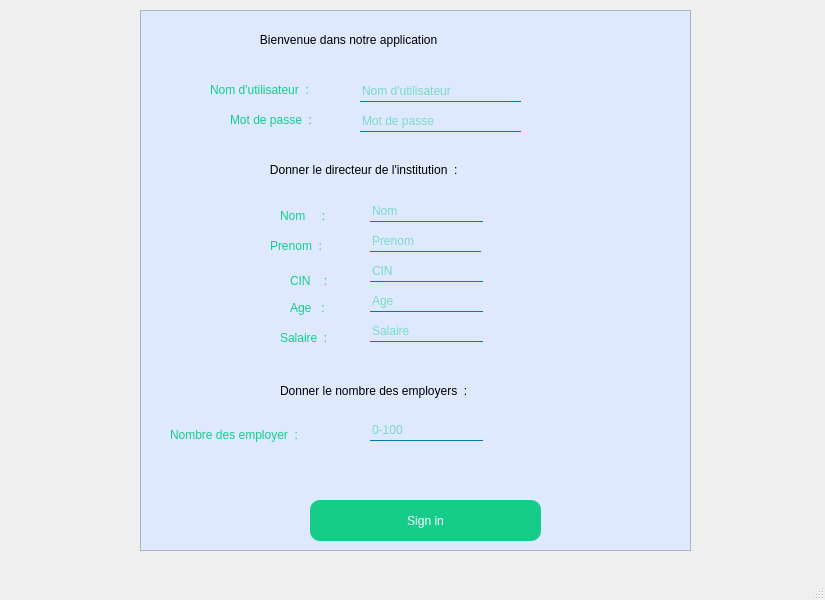
<?xml version="1.0" encoding="UTF-8"?>
<ui version="4.0">
 <class>Creation</class>
 <widget class="QMainWindow" name="Creation">
  <property name="geometry">
   <rect>
    <x>0</x>
    <y>0</y>
    <width>825</width>
    <height>600</height>
   </rect>
  </property>
  <property name="windowTitle">
   <string>MainWindow</string>
  </property>
  <property name="styleSheet">
   <string notr="true">QLabel{
	font: 11pt &quot;Century Gothic&quot;;
	color: rgb(0, 120, 180);
}
QLineEdit{
background: transparent;
	border : none;
	color: rgb(0, 120, 180);
	border-bottom: 1px solid  rgb(0, 120, 180);
font: 11pt &quot;Century Gothic&quot;;}</string>
  </property>
  <widget class="QWidget" name="centralwidget">
   <widget class="QFrame" name="frame">
    <property name="geometry">
     <rect>
      <x>140</x>
      <y>10</y>
      <width>551</width>
      <height>541</height>
     </rect>
    </property>
    <property name="styleSheet">
     <string notr="true">
font: 12pt &quot;Century Gothic&quot;;
background-color: rgb(222, 232, 255);</string>
    </property>
    <property name="frameShape">
     <enum>QFrame::StyledPanel</enum>
    </property>
    <property name="frameShadow">
     <enum>QFrame::Raised</enum>
    </property>
    <widget class="QLabel" name="l5">
     <property name="geometry">
      <rect>
       <x>370</x>
       <y>260</y>
       <width>49</width>
       <height>16</height>
      </rect>
     </property>
     <property name="text">
      <string/>
     </property>
    </widget>
    <widget class="QLabel" name="l7">
     <property name="geometry">
      <rect>
       <x>370</x>
       <y>310</y>
       <width>49</width>
       <height>20</height>
      </rect>
     </property>
     <property name="text">
      <string/>
     </property>
    </widget>
    <widget class="QLabel" name="label_6">
     <property name="geometry">
      <rect>
       <x>90</x>
       <y>20</y>
       <width>391</width>
       <height>20</height>
      </rect>
     </property>
     <property name="styleSheet">
      <string notr="true">font: 14pt &quot;Century Schoolbook&quot;;
color: rgb(0, 0, 0);</string>
     </property>
     <property name="text">
      <string>         Bienvenue dans notre application</string>
     </property>
    </widget>
    <widget class="QLabel" name="l1">
     <property name="geometry">
      <rect>
       <x>400</x>
       <y>70</y>
       <width>49</width>
       <height>16</height>
      </rect>
     </property>
     <property name="text">
      <string/>
     </property>
    </widget>
    <widget class="QLineEdit" name="lineEdit_cin">
     <property name="geometry">
      <rect>
       <x>230</x>
       <y>250</y>
       <width>113</width>
       <height>22</height>
      </rect>
     </property>
     <property name="styleSheet">
      <string notr="true">background: transparent;
	border : none;
	color:rgb(22, 204, 137);
	border-bottom: 1px solid  rgb(0, 120, 180);
font: 11pt &quot;Century Gothic&quot;;</string>
     </property>
     <property name="placeholderText">
      <string>CIN</string>
     </property>
    </widget>
    <widget class="QLineEdit" name="ll">
     <property name="geometry">
      <rect>
       <x>220</x>
       <y>70</y>
       <width>161</width>
       <height>22</height>
      </rect>
     </property>
     <property name="styleSheet">
      <string notr="true">background: transparent;
	border : none;
	color:rgb(22, 204, 137);
	border-bottom: 1px solid  rgb(0, 120, 180);
font: 11pt &quot;Century Gothic&quot;;</string>
     </property>
     <property name="placeholderText">
      <string>Nom d'utilisateur</string>
     </property>
    </widget>
    <widget class="QLabel" name="label_21">
     <property name="geometry">
      <rect>
       <x>70</x>
       <y>70</y>
       <width>151</width>
       <height>20</height>
      </rect>
     </property>
     <property name="styleSheet">
      <string notr="true">color:rgb(22, 204, 137)</string>
     </property>
     <property name="text">
      <string>Nom d'utilisateur  :</string>
     </property>
    </widget>
    <widget class="QLabel" name="label">
     <property name="geometry">
      <rect>
       <x>140</x>
       <y>370</y>
       <width>271</width>
       <height>21</height>
      </rect>
     </property>
     <property name="styleSheet">
      <string notr="true">color: rgb(0, 0, 0);</string>
     </property>
     <property name="text">
      <string>Donner le nombre des employers  :  </string>
     </property>
    </widget>
    <widget class="QLabel" name="l2">
     <property name="geometry">
      <rect>
       <x>400</x>
       <y>100</y>
       <width>49</width>
       <height>16</height>
      </rect>
     </property>
     <property name="text">
      <string/>
     </property>
    </widget>
    <widget class="QLineEdit" name="lineEdit_mot">
     <property name="geometry">
      <rect>
       <x>220</x>
       <y>100</y>
       <width>161</width>
       <height>22</height>
      </rect>
     </property>
     <property name="styleSheet">
      <string notr="true">background: transparent;
	border : none;
	color:rgb(22, 204, 137);
	border-bottom: 1px solid  rgb(0, 120, 180);
font: 11pt &quot;Century Gothic&quot;;</string>
     </property>
     <property name="echoMode">
      <enum>QLineEdit::Password</enum>
     </property>
     <property name="placeholderText">
      <string>Mot de passe</string>
     </property>
    </widget>
    <widget class="QLabel" name="label_8">
     <property name="geometry">
      <rect>
       <x>90</x>
       <y>150</y>
       <width>321</width>
       <height>20</height>
      </rect>
     </property>
     <property name="styleSheet">
      <string notr="true">color: rgb(0, 0, 0);</string>
     </property>
     <property name="text">
      <string>            Donner le directeur de l'institution  :</string>
     </property>
    </widget>
    <widget class="QLineEdit" name="lineEdit_employer">
     <property name="geometry">
      <rect>
       <x>230</x>
       <y>410</y>
       <width>113</width>
       <height>21</height>
      </rect>
     </property>
     <property name="styleSheet">
      <string notr="true">background: transparent;
	border : none;
	color:rgb(22, 204, 137);
	border-bottom: 1px solid  rgb(0, 120, 180);
font: 11pt &quot;Century Gothic&quot;;</string>
     </property>
     <property name="placeholderText">
      <string>0-100</string>
     </property>
    </widget>
    <widget class="QLabel" name="label_20">
     <property name="geometry">
      <rect>
       <x>30</x>
       <y>409</y>
       <width>191</width>
       <height>31</height>
      </rect>
     </property>
     <property name="styleSheet">
      <string notr="true">color:rgb(22, 204, 137)</string>
     </property>
     <property name="text">
      <string>Nombre des employer  : </string>
     </property>
    </widget>
    <widget class="QPushButton" name="pushButton">
     <property name="geometry">
      <rect>
       <x>170</x>
       <y>490</y>
       <width>231</width>
       <height>41</height>
      </rect>
     </property>
     <property name="styleSheet">
      <string notr="true">font: 13pt &quot;Century Gothic&quot;;
color:white;
background-color: rgb(22, 204, 137);
;
border-radius:10px;
	</string>
     </property>
     <property name="text">
      <string>Sign in</string>
     </property>
    </widget>
    <widget class="QLabel" name="l8">
     <property name="geometry">
      <rect>
       <x>360</x>
       <y>410</y>
       <width>49</width>
       <height>16</height>
      </rect>
     </property>
     <property name="text">
      <string/>
     </property>
    </widget>
    <widget class="QLabel" name="label_4">
     <property name="geometry">
      <rect>
       <x>130</x>
       <y>220</y>
       <width>81</width>
       <height>31</height>
      </rect>
     </property>
     <property name="styleSheet">
      <string notr="true">font: 12pt &quot;Century Gothic&quot;;
color:rgb(22, 204, 137)</string>
     </property>
     <property name="text">
      <string>Prenom  :  </string>
     </property>
    </widget>
    <widget class="QLabel" name="label_3">
     <property name="geometry">
      <rect>
       <x>150</x>
       <y>260</y>
       <width>61</width>
       <height>21</height>
      </rect>
     </property>
     <property name="styleSheet">
      <string notr="true">font: 12pt &quot;Century Gothic&quot;;
color:rgb(22, 204, 137)</string>
     </property>
     <property name="text">
      <string>CIN    : </string>
     </property>
    </widget>
    <widget class="QLabel" name="label_22">
     <property name="geometry">
      <rect>
       <x>90</x>
       <y>100</y>
       <width>131</width>
       <height>20</height>
      </rect>
     </property>
     <property name="styleSheet">
      <string notr="true">color:rgb(22, 204, 137)</string>
     </property>
     <property name="text">
      <string>Mot de passe  :</string>
     </property>
    </widget>
    <widget class="QLineEdit" name="lineEdit_sal">
     <property name="geometry">
      <rect>
       <x>230</x>
       <y>310</y>
       <width>113</width>
       <height>22</height>
      </rect>
     </property>
     <property name="styleSheet">
      <string notr="true">background: transparent;
	border : none;
	color:rgb(22, 204, 137);
	border-bottom: 1px solid  rgb(0, 120, 180);
font: 11pt &quot;Century Gothic&quot;;</string>
     </property>
     <property name="placeholderText">
      <string>Salaire</string>
     </property>
    </widget>
    <widget class="QLabel" name="l4">
     <property name="geometry">
      <rect>
       <x>350</x>
       <y>200</y>
       <width>49</width>
       <height>16</height>
      </rect>
     </property>
     <property name="text">
      <string/>
     </property>
    </widget>
    <widget class="QLabel" name="label_18">
     <property name="geometry">
      <rect>
       <x>150</x>
       <y>290</y>
       <width>61</width>
       <height>16</height>
      </rect>
     </property>
     <property name="styleSheet">
      <string notr="true">color:rgb(22, 204, 137)</string>
     </property>
     <property name="text">
      <string>Age   : </string>
     </property>
    </widget>
    <widget class="QLabel" name="label_5">
     <property name="geometry">
      <rect>
       <x>140</x>
       <y>320</y>
       <width>71</width>
       <height>16</height>
      </rect>
     </property>
     <property name="styleSheet">
      <string notr="true">
font: 12pt &quot;Century Gothic&quot;;
color:rgb(22, 204, 137)</string>
     </property>
     <property name="text">
      <string>Salaire  : </string>
     </property>
    </widget>
    <widget class="QLabel" name="label_13">
     <property name="geometry">
      <rect>
       <x>140</x>
       <y>190</y>
       <width>61</width>
       <height>31</height>
      </rect>
     </property>
     <property name="styleSheet">
      <string notr="true">color:rgb(22, 204, 137);
font: 12pt &quot;Century Gothic&quot;;</string>
     </property>
     <property name="text">
      <string>Nom     :</string>
     </property>
    </widget>
    <widget class="QLineEdit" name="lineEdit_age">
     <property name="geometry">
      <rect>
       <x>230</x>
       <y>280</y>
       <width>113</width>
       <height>22</height>
      </rect>
     </property>
     <property name="styleSheet">
      <string notr="true">background: transparent;
	border : none;
	color:rgb(22, 204, 137);
	border-bottom: 1px solid  rgb(0, 120, 180);
font: 11pt &quot;Century Gothic&quot;;</string>
     </property>
     <property name="placeholderText">
      <string>Age</string>
     </property>
    </widget>
    <widget class="QLabel" name="label_2">
     <property name="geometry">
      <rect>
       <x>370</x>
       <y>230</y>
       <width>41</width>
       <height>16</height>
      </rect>
     </property>
     <property name="text">
      <string/>
     </property>
    </widget>
    <widget class="QLineEdit" name="lineEdit_prenom">
     <property name="geometry">
      <rect>
       <x>230</x>
       <y>220</y>
       <width>111</width>
       <height>22</height>
      </rect>
     </property>
     <property name="styleSheet">
      <string notr="true">background: transparent;
	border : none;
	color:rgb(22, 204, 137);
	border-bottom: 1px solid  rgb(0, 120, 180);
font: 11pt &quot;Century Gothic&quot;;</string>
     </property>
     <property name="text">
      <string/>
     </property>
     <property name="placeholderText">
      <string>Prenom</string>
     </property>
    </widget>
    <widget class="QLabel" name="l6">
     <property name="geometry">
      <rect>
       <x>370</x>
       <y>280</y>
       <width>49</width>
       <height>16</height>
      </rect>
     </property>
     <property name="text">
      <string/>
     </property>
    </widget>
    <widget class="QLabel" name="l3">
     <property name="geometry">
      <rect>
       <x>360</x>
       <y>190</y>
       <width>49</width>
       <height>16</height>
      </rect>
     </property>
     <property name="text">
      <string/>
     </property>
    </widget>
    <widget class="QLineEdit" name="lineEdit_nom">
     <property name="geometry">
      <rect>
       <x>230</x>
       <y>190</y>
       <width>113</width>
       <height>22</height>
      </rect>
     </property>
     <property name="styleSheet">
      <string notr="true">background: transparent;
	border : none;
	color:rgb(22, 204, 137);
	border-bottom: 1px solid  rgb(0, 120, 180);
font: 11pt &quot;Century Gothic&quot;;</string>
     </property>
     <property name="placeholderText">
      <string>Nom</string>
     </property>
    </widget>
    <widget class="QLabel" name="label_9">
     <property name="geometry">
      <rect>
       <x>390</x>
       <y>190</y>
       <width>121</width>
       <height>161</height>
      </rect>
     </property>
     <property name="text">
      <string/>
     </property>
     <property name="pixmap">
      <pixmap>images/signup-avatar.png</pixmap>
     </property>
     <property name="scaledContents">
      <bool>true</bool>
     </property>
    </widget>
   </widget>
   <widget class="QLabel" name="label_7">
    <property name="geometry">
     <rect>
      <x>0</x>
      <y>0</y>
      <width>831</width>
      <height>581</height>
     </rect>
    </property>
    <property name="text">
     <string/>
    </property>
    <property name="pixmap">
     <pixmap>images/signup.png</pixmap>
    </property>
   </widget>
   <zorder>label_7</zorder>
   <zorder>frame</zorder>
  </widget>
  <widget class="QMenuBar" name="menubar">
   <property name="geometry">
    <rect>
     <x>0</x>
     <y>0</y>
     <width>825</width>
     <height>22</height>
    </rect>
   </property>
  </widget>
  <widget class="QStatusBar" name="statusbar"/>
 </widget>
 <resources/>
 <connections/>
</ui>
